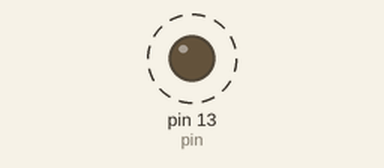
This sketch was run on a simulated Arduino Uno, built with avr-gcc and run on an emulated ATmega328P. Shown: output pins drawn as LEDs (lit = HIGH). Dashed ring = blinking.

Above: at 0.5 s.
Timing chart, 0 to 4.6 s (numbered marks = the images above):
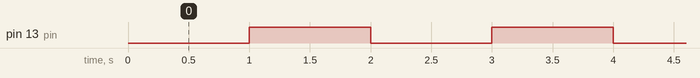

The sketch:

sketch_dec14a.ino
```cpp
#include <avr/interrupt.h>
#define pin 13

volatile int counter;
volatile byte state = LOW;

void setup() {
  Serial.begin(9600);
  pinMode(pin, OUTPUT);
  noInterrupts();           // disable all interrupts
  TCCR1A = 0;
  TCCR1B = 0;
  TIMSK1 = 0;

  //delay 1s
  TCNT1 = 3036;   // preload timer
  TCCR1B |= (1 << CS12);    // 256 prescaler
  TIMSK1 |= (1 << TOIE1);   // enable timer overflow interrupt
  interrupts();             // enable all interrupts*/

  //delay 0.5s
  /*TCNT1 = 34286; //preload timer
  TCCR1B |= (1 << CS12);
  TIMSK1 |= (1 << TOIE1);   // enable timer overflow interrupt
  interrupts();             // enable all interrupts*/

  // delay 0.2s
  /*TCNT1 = 15536; // Preload timer
  TCCR1B |= (1 << CS11);
  TCCR1B |= (1 << CS10);
  TIMSK1 |= (1 << TOIE1);
  interrupts();*/

  // delay 0.1s
  /*TCNT1 = 40536; //
  TCCR1B |= (1 << CS11);
  TCCR1B |= (1 << CS10);
  TIMSK1 |= (1 << TOIE1);
  interrupts();*/

  // delay 0.05s
//  TCNT1 = 50000;
//  TCCR1B |= (1 << CS11);
//  TCCR1B |= (1 << CS10);
//  TIMSK1 |= (1 << TOIE1);
  interrupts();
}

void loop() {
  // put your main code here, to run repeatedly:
  //digitalWrite(pin, state);
}

/*void blink() {
  state = !state;
}*/


ISR (TIMER1_OVF_vect)
{
  TCNT1 = 3036; // Nho thay doi khi thay doi code
  digitalWrite(pin, digitalRead(pin) ^ 1);
}
```

Measured:
- by itself, pin 13 (pin): alternates HIGH for 1.0 s and LOW for 1.0 s
